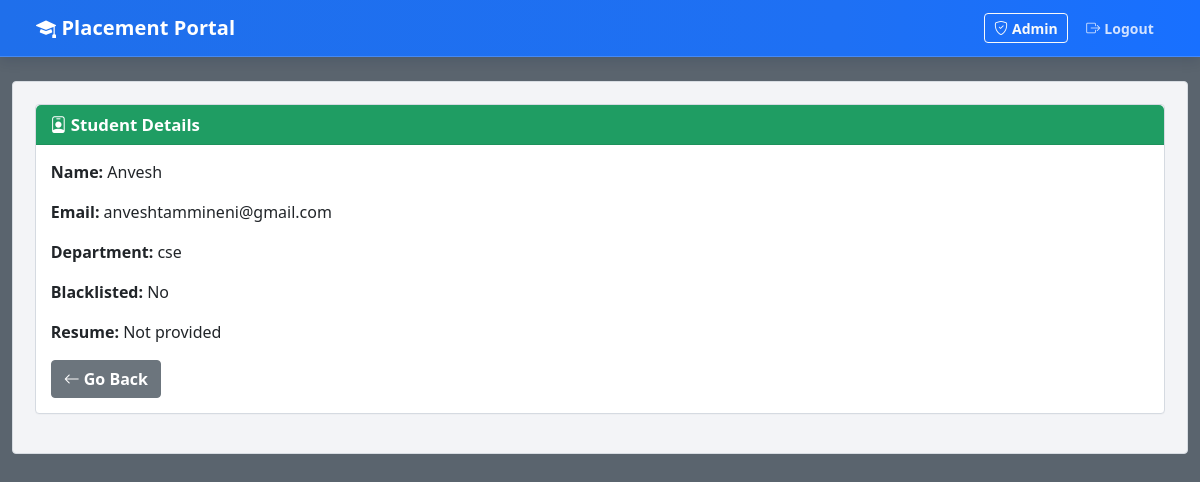
Page /admin/student/1 (signed in) on the committed database.
### models.py (models this page shows, shortened)
class Student(UserMixin, db.Model):
    __tablename__ = "students"
    id = db.Column(db.Integer, primary_key=True)
    name = db.Column(db.String(120), nullable=False)
    email = db.Column(db.String(120), unique=True, nullable=False)
    department = db.Column(db.String(120), nullable=False)
    password = db.Column(db.String(255), nullable=False)
    resume = db.Column(db.Text, nullable=True)
    is_blacklisted = db.Column(db.Boolean, default=False, nullable=False)
    applications = db.relationship("Application", back_populates="student", cascade="all, delete-orphan")

### routes/admin_routes.py (the view)
@admin_bp.route("/student/<int:student_id>")
@admin_required
def student_details(student_id: int):
    student = Student.query.get_or_404(student_id)
    return render_template("admin/student_details.html", student=student)

### app.py (called while the page is built)
@login_manager.user_loader
def load_user(user_id: str):
    try:
        role, raw_id = user_id.split("-", 1)
        entity_id = int(raw_id)
    except (ValueError, AttributeError):
        return None
    if role == "admin":
        return Admin.query.get(entity_id)
    if role == "student":
        return Student.query.get(entity_id)
    if role == "company":
        return Company.query.get(entity_id)
    return None

### models.py (called while the page is built)
    @property
    def role(self) -> str:
        return "admin"

### routes/admin_routes.py (called while the page is built)
def admin_required(view_func):
    @wraps(view_func)
    @login_required
    def wrapped(*args, **kwargs):
        if current_user.role != "admin":
            abort(403)
        return view_func(*args, **kwargs)
    return wrapped

### templates/admin/student_details.html
{% extends 'base.html' %}
{% block content %}
<div class="card section-success">
    <div class="card-header"><i class="bi bi-person-badge me-1"></i>Student Details</div>
    <div class="card-body">
        <p><strong>Name:</strong> {{ student.name }}</p>
        <p><strong>Email:</strong> {{ student.email }}</p>
        <p><strong>Department:</strong> {{ student.department }}</p>
        <p><strong>Blacklisted:</strong> {{ 'Yes' if student.is_blacklisted else 'No' }}</p>
        <p><strong>Resume:</strong> {{ student.resume or 'Not provided' }}</p>
        <a class="btn btn-secondary" href="{{ url_for('admin.dashboard') }}"><i class="bi bi-arrow-left me-1"></i>Go Back</a>
    </div>
</div>
{% endblock %}

### static/css/style.css (style rules this page uses)
:root { --app-primary: #1f6feb; --app-primary-dark: #0f56d6; --app-sky: #20bddf; --app-green: #1f9d63; --app-amber: #f7c408; --app-page-bg: #5a646e; --app-panel-bg: #f3f4f7; --app-border: #d7dce2; --app-text: #1f2937; }
body { background: var(--app-page-bg); color: var(--app-text); font-family: "Segoe UI", Tahoma, Geneva, Verdana, sans-serif; }
.card { border: 1px solid #d5dae1; border-radius: 4px; box-shadow: 0 1px 0 rgba(10, 12, 16, 0.02); margin-bottom: 1.1rem; }
.card-header { font-weight: 700; border-bottom: 1px solid rgba(0, 0, 0, 0.08); font-size: 1.05rem; line-height: 1.25; padding: 0.58rem 0.9rem; }
.card-body { padding: 0.95rem 0.95rem; }
.section-success .card-header { background: var(--app-green); color: #fff; }
.btn { border-radius: 4px; font-weight: 600; padding: 0.36rem 0.75rem; }

### rows in the picture
Student: name "Anvesh", email "anveshtammineni@gmail.com", department "cse", is_blacklisted "No", resume "Not provided"
